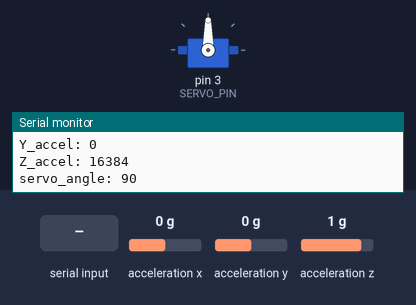
The sketch below on a simulated Arduino Uno, built with avr-gcc and run on an emulated ATmega328P. Shown: servo, the last lines printed to the serial monitor. Wiring (inferred from the names in the program): MPU-6050 motion sensor at I2C address 0x68. The test bench sets the inputs (shaded band); at power-on: acceleration x 0 g, acceleration y 0 g, acceleration z 1 g.

Above: at 1.3 s.
1.4 s: acceleration x set to -0.2 g
At 2.4 s:
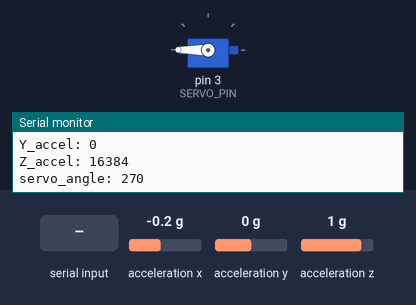
2.9 s: "30,150\n" received over Serial
At 4.21 s:
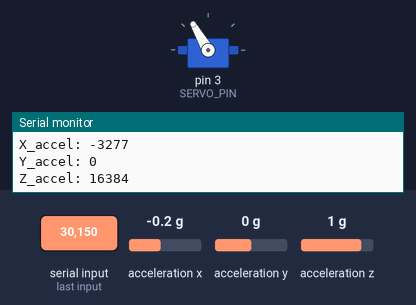
5.7 s: acceleration y set to -0.2 g
At 7.0 s:
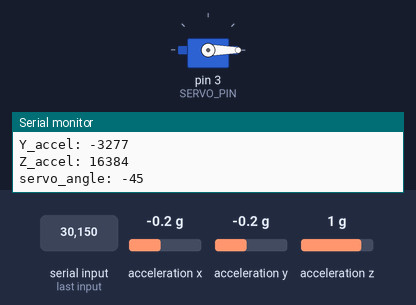
7.3 s: acceleration x set to 0.8 g
At 8.4 s:
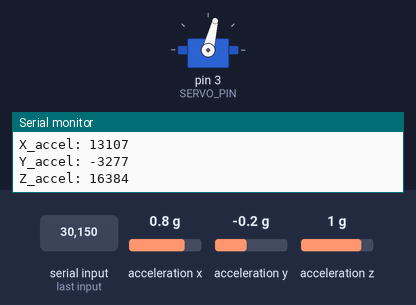
8.8 s: "90,45\n" received over Serial
At 10.12 s:
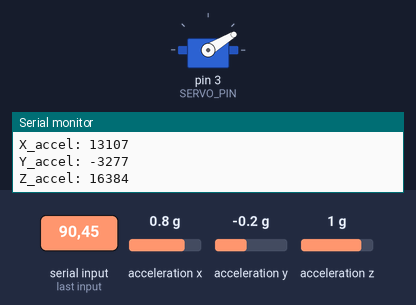
11.6 s: acceleration y set to -0.8 g
At 11.9 s:
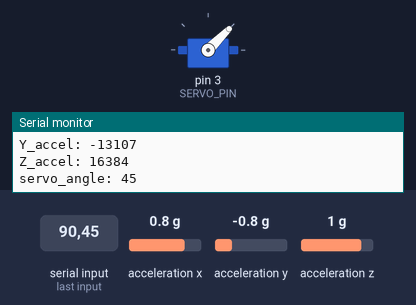
Timing chart, 0 to 14.1 s (numbered marks = the images above; inputs shaded):
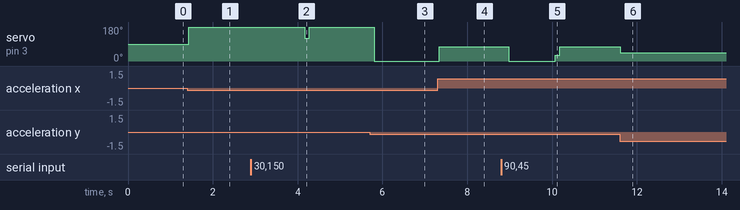

Measured:
- the behaviour switches between 0 and -0.1 g on acceleration x (found by bisection; images 0 and 1)
- the behaviour switches between 0 and -0.1 g on acceleration y (found by bisection; images 2 and 3)
- after the input at 1.4 s, servo on pin 3 (SERVO_PIN): 90° → 180° at once
- after the input at 2.9 s, servo on pin 3 (SERVO_PIN): 180° → 120° after 1.3 s, → 180° 0.10 s later
- after the input at 5.7 s, servo on pin 3 (SERVO_PIN): 180° → 0° after 0.10 s
- after the input at 7.3 s, servo on pin 3 (SERVO_PIN): 0° → 76° at once
- after the input at 8.8 s, servo on pin 3 (SERVO_PIN): 76° → 0° after 0.17 s, → 31° 1.1 s later, → 76° 0.10 s later
- after the input at 11.6 s, servo on pin 3 (SERVO_PIN): 76° → 45° at once

The sketch:

Gimbal.ino
```cpp
#include <Wire.h>
#include <Servo.h>

constexpr int BAUDRATE = 9600;
constexpr int MPUADDR = 0x68;
constexpr int SERVO_PIN = 3;

class MPU6050 {
  private:
  int mpuaddr_;
  struct {
    int16_t x;
    int16_t y;
    int16_t z;
  } accel_;

  public:
  MPU6050(int address)
    : mpuaddr_(address) {}

  enum MPU6050_Register : uint8_t {
    PWR_MGMT_1 = 0x6B,
    ACCEL_CONFIG = 0x1C,
    ACCEL_X_OUT_H = 0x3B
  };

  void Write(uint8_t address, uint8_t data) {
    Wire.beginTransmission(mpuaddr_);
    Wire.write(address);
    Wire.write(data);
    Wire.endTransmission(true);
  }

  // Function that reads from an address to a certain length and outputs to an array.
  void Read(uint8_t address, size_t length, uint8_t* destination) {
    Wire.beginTransmission(mpuaddr_);
    Wire.write(address);
    Wire.endTransmission(false);
    Wire.requestFrom(mpuaddr_, length);

    for (int n = 0; n < length; n++) {
      destination[n] = Wire.read();
    }
  }

  void ReadAccel() {
    uint8_t rawAccel[6];
    Read(ACCEL_X_OUT_H, 6, rawAccel);

    accel_.x = ((int16_t)((rawAccel[0] << 8) | rawAccel[1]));
    accel_.y = ((int16_t)((rawAccel[2] << 8) | rawAccel[3]));
    accel_.z = ((int16_t)((rawAccel[4] << 8) | rawAccel[5]));
  }

  int16_t CurrentAccelX() {
    return accel_.x;
  }

  int16_t CurrentAccelY() {
    return accel_.y;
  }

  void PrintAccel() {
    Serial.print("X_accel: ");
    Serial.println(accel_.x);
    Serial.print("Y_accel: ");
    Serial.println(accel_.y);
    Serial.print("Z_accel: ");
    Serial.println(accel_.z);
  }

};

class Gimbal {
  private:
  uint8_t servo_pin_;
  Servo servo_;
  int offset_deg_;
  int servo_angle_deg_;

  public:
  Gimbal(uint8_t servo_pin, int offset_deg = 0)
    : servo_pin_(servo_pin), offset_deg_(offset_deg), servo_angle_deg_(90) {}

  void Attach() {
    servo_.attach(servo_pin_);
  }

  void UpdateSensorAngleAccel(int16_t ax, int16_t ay) {
    float angle = (atan2f((float)ay, (float)ax)) * 57.29746936f;
    servo_angle_deg_ = (int)(angle) + 90 + offset_deg_;
  }

  void UpdateInputOffset(int new_offset_deg) {
    offset_deg_ = (new_offset_deg) * (-1);
  }

  void Write() {
    servo_.write(servo_angle_deg_);
  }

  void PrintAngle() {
    Serial.print("servo_angle: ");
    Serial.print(servo_angle_deg_);
    Serial.print("\n");
  }

};

MPU6050 mpu(MPUADDR);

Gimbal gimbal(SERVO_PIN, 0);

void setup() {
  // Start I2C master
  Serial.begin(BAUDRATE);
  Wire.begin();
  delay(100);

  mpu.Write(MPU6050::PWR_MGMT_1, 0x00); // Wake MPU-6050
  mpu.Write(MPU6050::ACCEL_CONFIG, 0x00); // Change accelerometer config

  gimbal.Attach();
};

void loop() {
  mpu.ReadAccel();

  gimbal.UpdateSensorAngleAccel(mpu.CurrentAccelX(), mpu.CurrentAccelY());

  if (Serial.available()) {
    gimbal.UpdateInputOffset(Serial.parseInt());
  }

  gimbal.Write();

  mpu.PrintAccel();
  gimbal.PrintAngle();

  delay(100);

}
```
